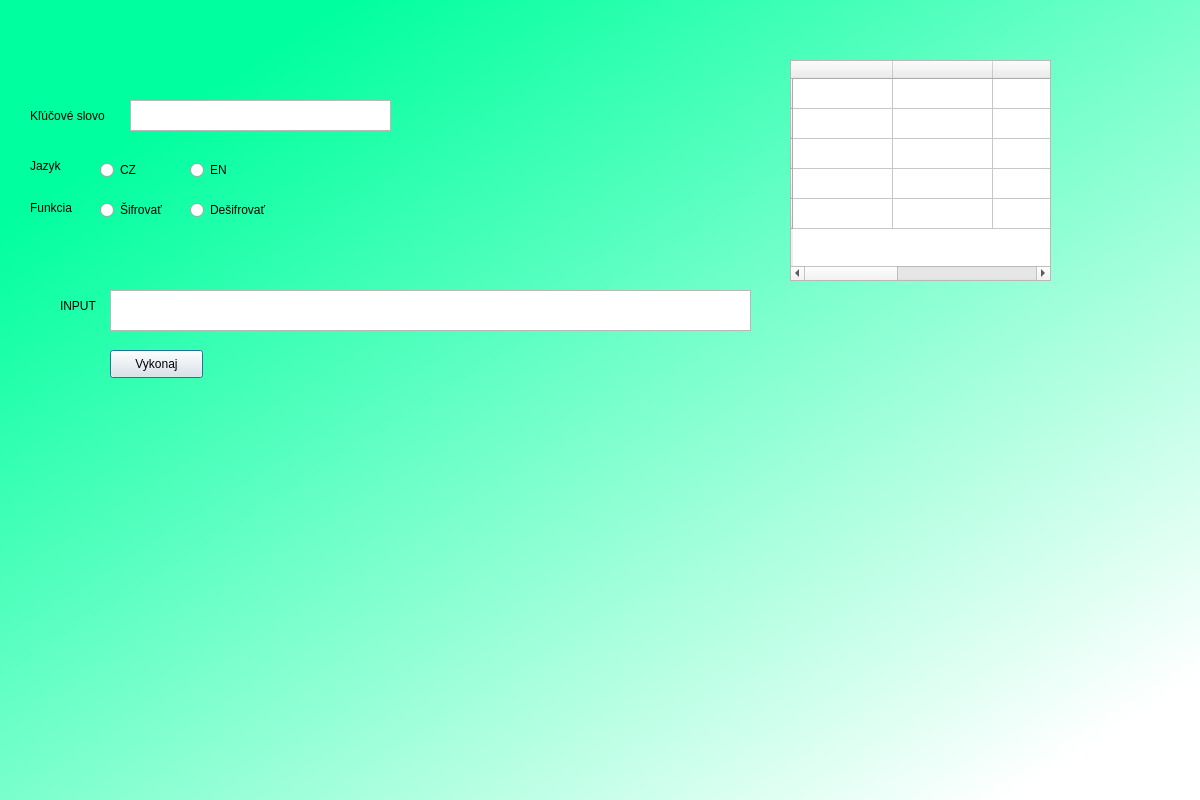
<?xml version="1.0" encoding="UTF-8"?>
<ui version="4.0">
 <class>Dialog</class>
 <widget class="QDialog" name="Dialog">
  <property name="geometry">
   <rect>
    <x>0</x>
    <y>0</y>
    <width>1200</width>
    <height>800</height>
   </rect>
  </property>
  <property name="windowTitle">
   <string>Dialog</string>
  </property>
  <widget class="QWidget" name="bgwidget" native="true">
   <property name="geometry">
    <rect>
     <x>0</x>
     <y>0</y>
     <width>1200</width>
     <height>800</height>
    </rect>
   </property>
   <property name="styleSheet">
    <string notr="true">QWidget#bgwidget{
background-color:qlineargradient(spread:pad, x1:0.149, y1:0.130364, x2:0.93, y2:0.942727, stop:0 rgba(0, 255, 158, 255), stop:0.9801 rgba(255, 255, 255, 255));
}
</string>
   </property>
   <widget class="QLabel" name="Label_A">
    <property name="geometry">
     <rect>
      <x>30</x>
      <y>100</y>
      <width>101</width>
      <height>31</height>
     </rect>
    </property>
    <property name="text">
     <string>Kľúčové slovo</string>
    </property>
   </widget>
   <widget class="QLabel" name="Label_B">
    <property name="geometry">
     <rect>
      <x>30</x>
      <y>150</y>
      <width>71</width>
      <height>31</height>
     </rect>
    </property>
    <property name="text">
     <string>Jazyk</string>
    </property>
   </widget>
   <widget class="QLabel" name="Label_Input">
    <property name="geometry">
     <rect>
      <x>60</x>
      <y>290</y>
      <width>71</width>
      <height>31</height>
     </rect>
    </property>
    <property name="text">
     <string>INPUT</string>
    </property>
   </widget>
   <widget class="QRadioButton" name="CheckBox_Sifrovat">
    <property name="geometry">
     <rect>
      <x>100</x>
      <y>200</y>
      <width>95</width>
      <height>20</height>
     </rect>
    </property>
    <property name="text">
     <string>Šifrovať</string>
    </property>
    <attribute name="buttonGroup">
     <string notr="true">Execute</string>
    </attribute>
   </widget>
   <widget class="QRadioButton" name="CheckBox_Desifrovat">
    <property name="geometry">
     <rect>
      <x>190</x>
      <y>200</y>
      <width>95</width>
      <height>20</height>
     </rect>
    </property>
    <property name="text">
     <string>Dešifrovať</string>
    </property>
    <attribute name="buttonGroup">
     <string notr="true">Execute</string>
    </attribute>
   </widget>
   <widget class="QPushButton" name="Button_Execute">
    <property name="geometry">
     <rect>
      <x>110</x>
      <y>350</y>
      <width>93</width>
      <height>28</height>
     </rect>
    </property>
    <property name="text">
     <string>Vykonaj</string>
    </property>
   </widget>
   <widget class="QPlainTextEdit" name="plainTextEdit_A">
    <property name="geometry">
     <rect>
      <x>130</x>
      <y>100</y>
      <width>261</width>
      <height>31</height>
     </rect>
    </property>
   </widget>
   <widget class="QPlainTextEdit" name="plainTextEdit_Input">
    <property name="geometry">
     <rect>
      <x>110</x>
      <y>290</y>
      <width>641</width>
      <height>41</height>
     </rect>
    </property>
    <property name="styleSheet">
     <string notr="true">font: 8pt &quot;MS Shell Dlg 2&quot;;</string>
    </property>
   </widget>
   <widget class="QLabel" name="labelVysledek">
    <property name="geometry">
     <rect>
      <x>10</x>
      <y>430</y>
      <width>1181</width>
      <height>331</height>
     </rect>
    </property>
    <property name="styleSheet">
     <string notr="true">font: 12pt &quot;MS Shell Dlg 2&quot;;</string>
    </property>
    <property name="text">
     <string/>
    </property>
    <property name="scaledContents">
     <bool>true</bool>
    </property>
    <property name="wordWrap">
     <bool>true</bool>
    </property>
    <property name="margin">
     <number>0</number>
    </property>
    <property name="textInteractionFlags">
     <set>Qt::LinksAccessibleByMouse|Qt::TextSelectableByMouse</set>
    </property>
   </widget>
   <widget class="QRadioButton" name="CheckBox_JazykCZ">
    <property name="geometry">
     <rect>
      <x>100</x>
      <y>160</y>
      <width>95</width>
      <height>20</height>
     </rect>
    </property>
    <property name="text">
     <string>CZ</string>
    </property>
    <property name="autoExclusive">
     <bool>false</bool>
    </property>
    <attribute name="buttonGroup">
     <string notr="true">Jazyk</string>
    </attribute>
   </widget>
   <widget class="QRadioButton" name="CheckBox_JazykEN">
    <property name="geometry">
     <rect>
      <x>190</x>
      <y>160</y>
      <width>95</width>
      <height>20</height>
     </rect>
    </property>
    <property name="text">
     <string>EN</string>
    </property>
    <property name="autoExclusive">
     <bool>false</bool>
    </property>
    <attribute name="buttonGroup">
     <string notr="true">Jazyk</string>
    </attribute>
   </widget>
   <widget class="QTableWidget" name="tableWidget">
    <property name="geometry">
     <rect>
      <x>790</x>
      <y>60</y>
      <width>261</width>
      <height>221</height>
     </rect>
    </property>
    <row>
     <property name="text">
      <string/>
     </property>
    </row>
    <row>
     <property name="text">
      <string/>
     </property>
    </row>
    <row>
     <property name="text">
      <string/>
     </property>
    </row>
    <row>
     <property name="text">
      <string/>
     </property>
    </row>
    <row>
     <property name="text">
      <string/>
     </property>
    </row>
    <column>
     <property name="text">
      <string/>
     </property>
    </column>
    <column>
     <property name="text">
      <string/>
     </property>
    </column>
    <column>
     <property name="text">
      <string/>
     </property>
    </column>
    <column>
     <property name="text">
      <string/>
     </property>
    </column>
    <column>
     <property name="text">
      <string/>
     </property>
    </column>
   </widget>
   <widget class="QLabel" name="label">
    <property name="geometry">
     <rect>
      <x>30</x>
      <y>200</y>
      <width>55</width>
      <height>16</height>
     </rect>
    </property>
    <property name="styleSheet">
     <string notr="true"/>
    </property>
    <property name="text">
     <string>Funkcia</string>
    </property>
   </widget>
  </widget>
 </widget>
 <resources/>
 <connections/>
 <buttongroups>
  <buttongroup name="Jazyk"/>
  <buttongroup name="Execute"/>
 </buttongroups>
</ui>
